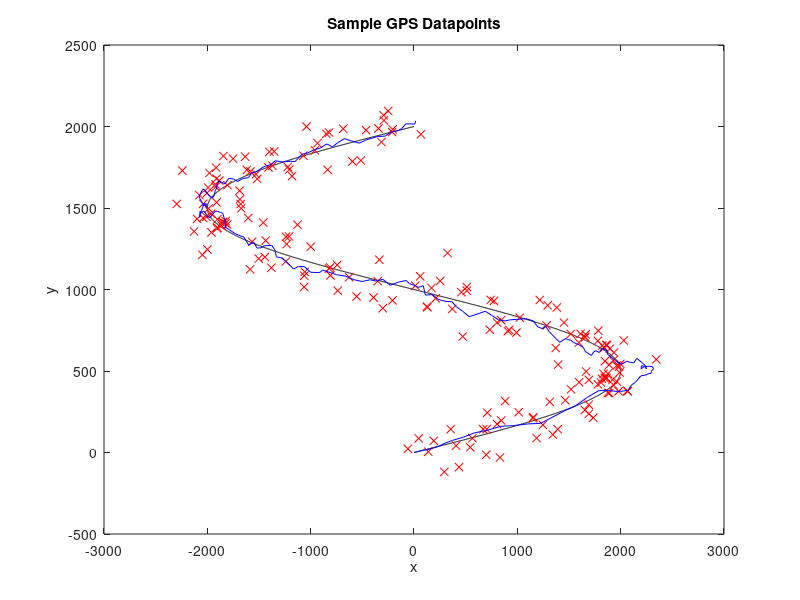

Reproduce this figure in MATLAB.

points = [];
samples = [];

est = [[0; 0; 2*pi(); 1; 0; 0]];
err = [[0.000, 0, 0, 0, 0, 0; 
        0, 0.000, 0, 0, 0, 0; 
        0, 0, 0.000, 0, 0, 0; 
        0, 0, 0, 0.000, 0, 0;
        0, 0, 0, 0, 0.000, 0;
        0, 0, 0, 0, 0, 0.000;]];
    
predict_est = [];
predict_err = [];
K = [];
gains = [];

measVels = [];
measAccels = [];

m = 10;
dt = 1;
dt2 = dt*dt;

R = [10, 0, 0, 0, 0, 0; 
     0, 10, 0, 0, 0, 0; 
     0, 0, 100, 0, 0, 0; 
     0, 0, 0, 100, 0, 0;
     0, 0, 0, 0, 1000, 0;
     0, 0, 0, 0, 0, 1000;]; % Measurement Covariance
 
Q = [0.00001, 0, 0, 0, 0, 0; 
     0, 0.00001, 0, 0, 0, 0; 
     0, 0, 0.00001, 0, 0, 0; 
     0, 0, 0, 0.00001, 0, 0;
     0, 0, 0, 0, 0.00001, 0;
     0, 0, 0, 0, 0, 0.00001;];  %state covariance

A = [1, 0, dt, 0, dt2, 0; 
     0, 1, 0, dt, 0, dt2; 
     0, 0, 1, 0, dt, 0; 
     0, 0, 0, 1, 0, dt;
     0, 0, 0, 0, 1, 0;
     0, 0, 0, 0, 0, 1;];
 
H = [1, 0, 0, 0, 0, 0; 
     0, 1, 0, 0, 0, 0; 
     0, 0, 1, 0, 0, 0; 
     0, 0, 0, 1, 0, 0;
     0, 0, 0, 0, 1, 0;
     0, 0, 0, 0, 0, 1;];

for i = 0:1:2000
    y = i;
    dy = 1;
    d2y = 0;
    
    x = 2000*sin(((2*pi())/2000)*i);
    dx = -2*pi()*cos((2*pi()/2000)*i);
    d2x = ((4*pi()*pi())/2000)*sin((2*pi()/2000)*i);
    
    newPoint = [x,y];
    newVel = [dx, dy];
    newAccel = [d2x, d2y];
    points = [points; newPoint, newVel, newAccel];
    
    if mod(i, 10) == 0
        samples = [samples; [normrnd(x,100), normrnd(y,100)]];
        %T = samples(end,:);

        %predict state and error covariance
        pe = A*est(:,end);
        predict_est = [predict_est, pe]; %#ok<*AGROW>
        
        Qfudge = [0, 0, 0, 0, 0, 0;
                  0, 0, 0, 0, 0, 0;
                  0, 0, 0, 0, 0, 0;
                  0, 0, 0, 0, 0, 0;
                  0, 0, 0, 0, 0, 0;
                  0, 0, 0, 0, 0, 0;];
         
        Q = Q + Qfudge;
         
        pk = A*err(end-5:end,:)*transpose(A) + Q;
        predict_err = [predict_err; pk];

        %compute Kalman Gain
        K = pk*transpose(H)*(H*pk*transpose(H) + R)^-1;
        gains = [gains; K];

        %compute error covariance
        p = pk - K*H*pk;
        err = [err; p];
        
        %compute estimate
        measVel = (transpose(samples(end,:))-est(1:2, end))./dt;
        measVels = [measVels, measVel];
        
        measAccel = (measVel - est(3:4, end))./dt;
        measAccels = [measAccels, measAccel];
        
        
        e = pe + K*([transpose(samples(end,:)); measVel; measAccel] - H*pe);
        est = [est, e]; 
    end
    
end

est = transpose(est);
close all;
plot(points(:,1), points(:,2), 'k')
hold on;
plot(samples(:,1), samples(:,2), 'rx')
hold on
plot(est(:,1), est(:,2), 'b')
xlabel('x');
ylabel('y');
title('Sample GPS Datapoints');
